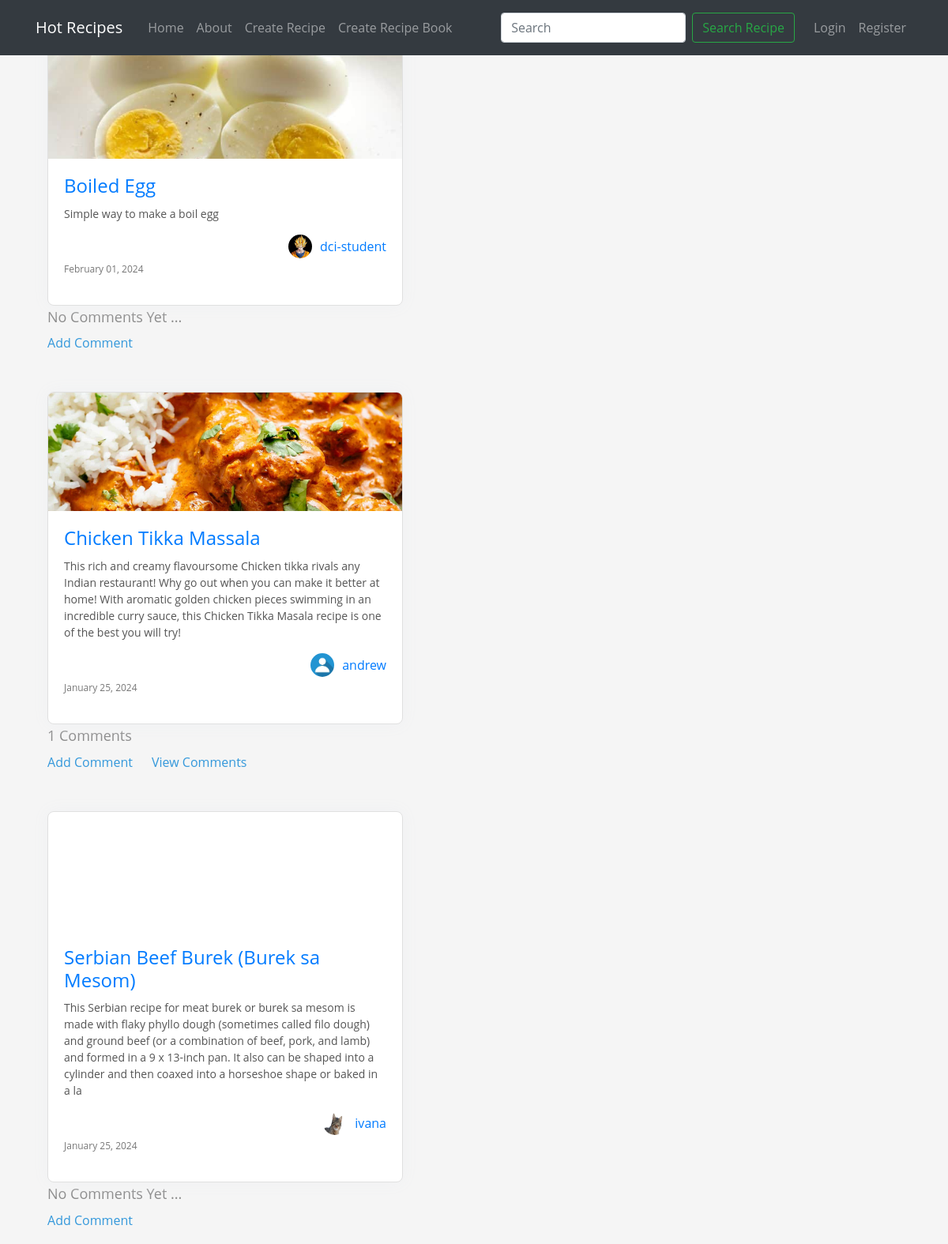
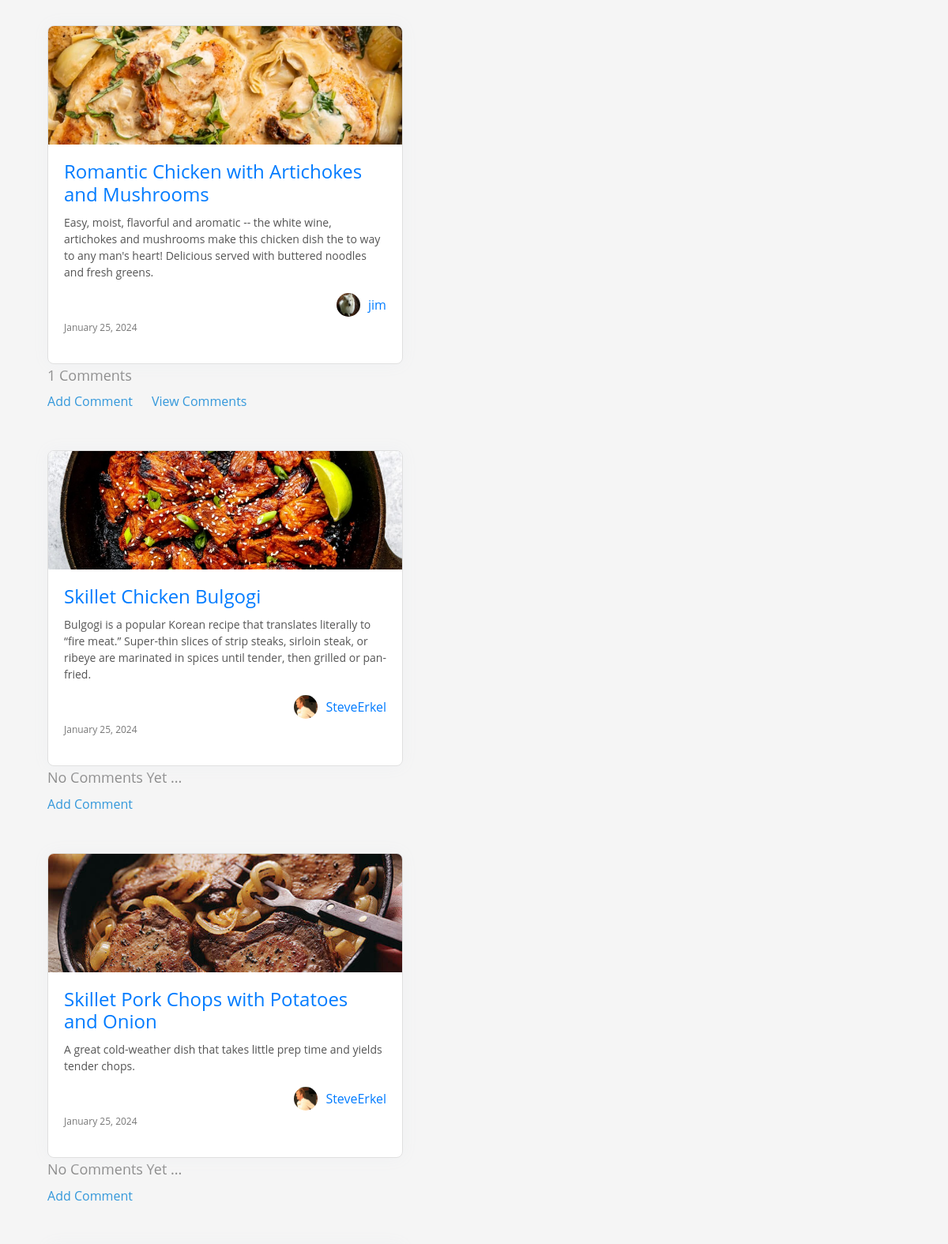
The page / (upper part) on the database its author committed (2 pictures, top to bottom).
### blog/models.py (models this page shows, shortened)
class Post(models.Model): #inherite from models.Model class
    title = models.CharField(max_length = 100)
    excerpt = models.CharField(max_length = 300)
    date_posted = models.DateTimeField(default = timezone.now)
    author = models.ForeignKey(User, on_delete = models.CASCADE)
    ingredients = RichTextField(max_length = 500, null = False, blank = True)
    content = RichTextField(max_length = 8000, null = False, blank = True)  #instructions
    image = models.ImageField('default.jpg', upload_to = 'recipe_pics', blank=True, null=True)

### users/models.py (models this page shows, shortened)
class Profile(models.Model):
    user = models.OneToOneField(User, on_delete = models.CASCADE) #One to One if user is deleted, delete profile
    image = models.ImageField('default.jpg', upload_to = 'profile_pics', blank=True, null=True) #directory where images will be uploaded to, blank means no image will work

### blog/views.py (the view)
# urls.py: path('', PostListView.as_view(), name = 'blog-home'), #looking for <app>/<model>_<viewtype>.html
class PostListView(ListView):
    model = Post
    template_name = 'blog/home.html'
    context_object_name = 'posts' #attribute is used to define the variable name that will be used in the template
    ordering = ['-date_posted'] #newest to oldest

### blog/templates/blog/home.html (shortened to what this page needs)
{% extends "blog/base.html" %}
{% block content %}
  <link rel="stylesheet" href="https://stackpath.bootstrapcdn.com/bootstrap/4.5.2/css/bootstrap.min.css">
  <div class="container">
    {% for post in posts %}
      <div class="row">
        <div class="col-md-4">
          <div class="recipe-card mb-4">
            {% if post.image %}
              <div class="recipe-image" style="background:url('{{ post.image.url }}') no-repeat center center; background-size: cover;"></div>
            {% else %}
              <div class="recipe-image" style="background:url('{{ '/media/profile_pics/default.jpg' }}') no-repeat center center; background-size: cover;"></div>
            {% endif %}
            <div class="recipe-content">
              <h1 class="recipe-title">
                <a href="{% url 'post-detail' pk=post.pk %}">{{ post.title }}</a>
            </h1>
              <p class="recipe-description">{{ post.excerpt }}</p>
              <div class="recipe-user">
                {% if post.author.profile.image %}
                  <img src="{{ post.author.profile.image.url }}" alt="{{ post.author }}">
                {% else %}
                  <img src="/media/profile_pics/default.jpg" alt="{{ post.author }}">
                {% endif %}
                <a href="{% url 'user_profile' username=post.author.username %}">{{ post.author.username }}</a>
              </div>
              <p class="recipe-date">{{ post.date_posted|date:"F d, Y"}}</p>
            </div>
          </div>
        </div>
      </div>
      <div class="comments-section">
        <h5 class="no-comments">
          {% if not post.comments.all %}
            No Comments Yet ...
          {% else %}
            {{ post.comments.all.count }} Comments
          {% endif %}
        </h5>
        <a href="{% url 'add_comment' pk=post.pk %}" class="add-comment-link">Add Comment</a>
        {% if post.comments.all %}
          <a href="{% url 'add_comment' pk=post.pk %}" class="view-comments-link">View Comments</a>
        {% endif %}
      </div>
    {% endfor %}
  </div>
{% endblock content %}

### blog/static/blog/main.css (style rules this page uses)
body { background: #fff; font: 13px 'Open Sans', sans-serif; color: #222; margin-top: 5rem; }
h1, h2, h3, h4, h5, h6 { color: #444444; }
.recipe-card { -webkit-box-shadow: 0px 0px 20px 1px rgba(240, 241, 243, 1); -moz-box-shadow: 0px 0px 20px 1px rgba(240, 241, 243, 1); box-shadow: 0px 0px 20px 1px rgba(240, 241, 243, 1); border: 1px solid #f0f1f3; width: 300px; margin: 50px auto; }
@media (min-width: 599px) { .recipe-card { width: 600px; } }

### rows shown on the page
Post: image (picture), title "Boiled Egg", excerpt "Simple way to make a boil egg", author.profile.image (picture), author.username "dci-student", date_posted "February 01, 2024", shows "No Comments Yet ..."
Post: image (picture), title "Chicken Tikka Massala", excerpt "This rich and creamy flavoursome Chicken tikka rivals any Indian restaurant! Why go out when you can make it better at home! With aromatic golden chicken pieces swimming in an incredible curry sauce, this Chicken Tikka Masala recipe is one of the best you will try!", author.username "andrew", date_posted "January 25, 2024", comments.all.count "1", shows "View Comments"
Post: title "Serbian Beef Burek (Burek sa Mesom)", excerpt "This Serbian recipe for meat burek or burek sa mesom is made with flaky phyllo dough (sometimes called filo dough) and ground beef (or a combination of beef, pork, and lamb) and formed in a 9 x 13-inch pan. It also can be shaped into a cylinder and then coaxed into a horseshoe shape or baked in a la", author.profile.image (picture), author.username "ivana", date_posted "January 25, 2024", shows "No Comments Yet ..."
Post: image (picture), title "Romantic Chicken with Artichokes and Mushrooms", excerpt "Easy, moist, flavorful and aromatic -- the white wine, artichokes and mushrooms make this chicken dish the to way to any man's heart! Delicious served with buttered noodles and fresh greens.", author.profile.image (picture), author.username "jim", date_posted "January 25, 2024", comments.all.count "1", shows "View Comments"
Post: image (picture), title "Skillet Chicken Bulgogi", excerpt "Bulgogi is a popular Korean recipe that translates literally to “fire meat.” Super-thin slices of strip steaks, sirloin steak, or ribeye are marinated in spices until tender, then grilled or pan-fried.", author.profile.image (picture), author.username "SteveErkel", date_posted "January 25, 2024", shows "No Comments Yet ..."
Post: image (picture), title "Skillet Pork Chops with Potatoes and Onion", excerpt "A great cold-weather dish that takes little prep time and yields tender chops.", author.profile.image (picture), author.username "SteveErkel", date_posted "January 25, 2024", shows "No Comments Yet ..."
